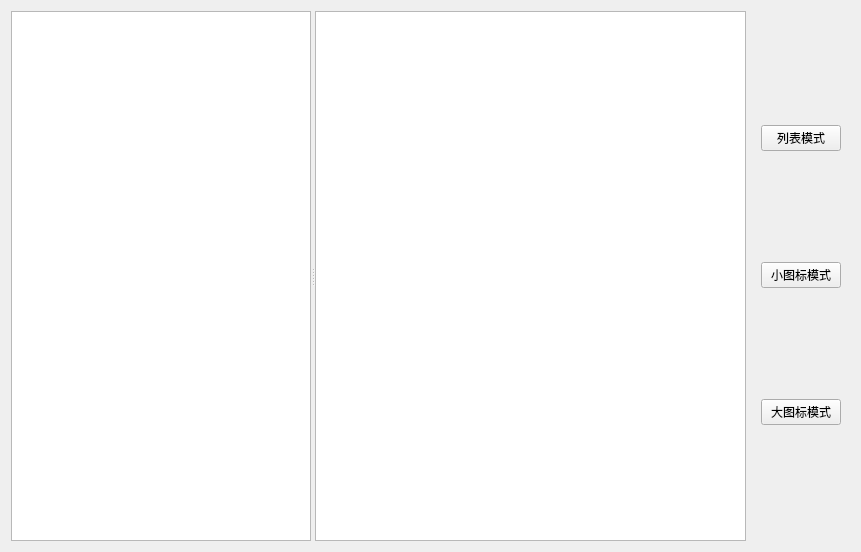
<?xml version="1.0" encoding="UTF-8"?>
<ui version="4.0">
 <class>Widget</class>
 <widget class="QWidget" name="Widget">
  <property name="geometry">
   <rect>
    <x>0</x>
    <y>0</y>
    <width>861</width>
    <height>552</height>
   </rect>
  </property>
  <property name="windowTitle">
   <string>TreeView ListView </string>
  </property>
  <layout class="QHBoxLayout" name="horizontalLayout">
   <item>
    <widget class="QSplitter" name="splitter">
     <property name="orientation">
      <enum>Qt::Horizontal</enum>
     </property>
     <widget class="QTreeView" name="treeView">
      <property name="minimumSize">
       <size>
        <width>200</width>
        <height>0</height>
       </size>
      </property>
      <property name="maximumSize">
       <size>
        <width>300</width>
        <height>16777215</height>
       </size>
      </property>
     </widget>
     <widget class="QListView" name="listView">
      <property name="maximumSize">
       <size>
        <width>16777215</width>
        <height>16777215</height>
       </size>
      </property>
     </widget>
    </widget>
   </item>
   <item>
    <widget class="QWidget" name="widget" native="true">
     <layout class="QVBoxLayout" name="verticalLayout">
      <item>
       <widget class="QPushButton" name="BtnList">
        <property name="text">
         <string>列表模式</string>
        </property>
       </widget>
      </item>
      <item>
       <widget class="QPushButton" name="BtnIcon">
        <property name="text">
         <string>小图标模式</string>
        </property>
       </widget>
      </item>
      <item>
       <widget class="QPushButton" name="BtnBigIcon">
        <property name="text">
         <string>大图标模式</string>
        </property>
       </widget>
      </item>
     </layout>
    </widget>
   </item>
  </layout>
 </widget>
 <resources/>
 <connections/>
</ui>
